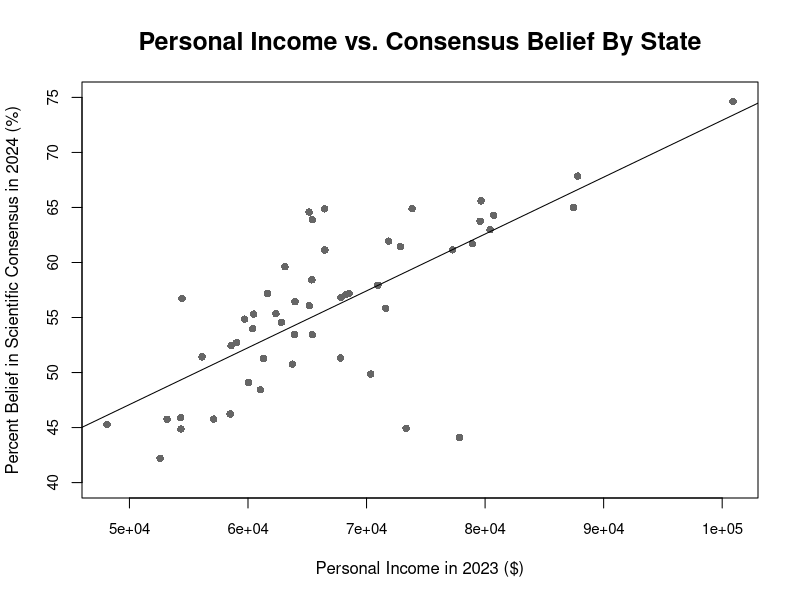
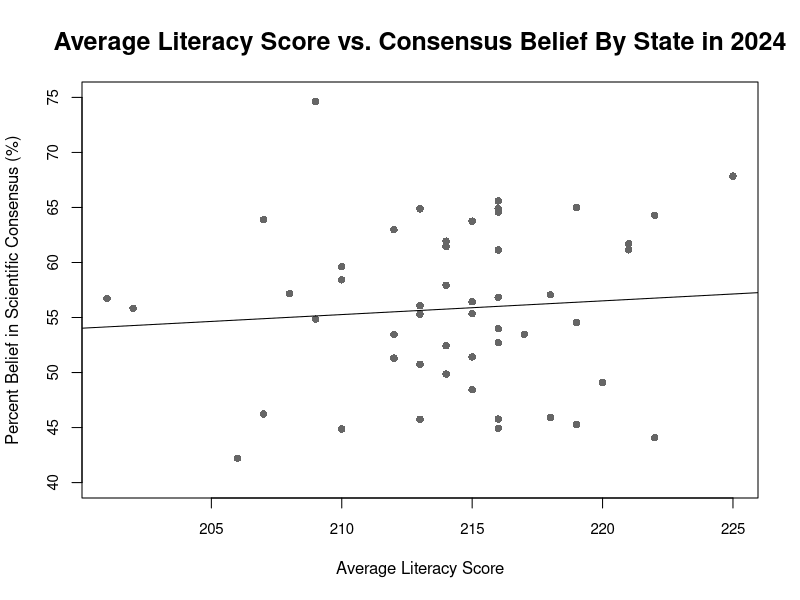
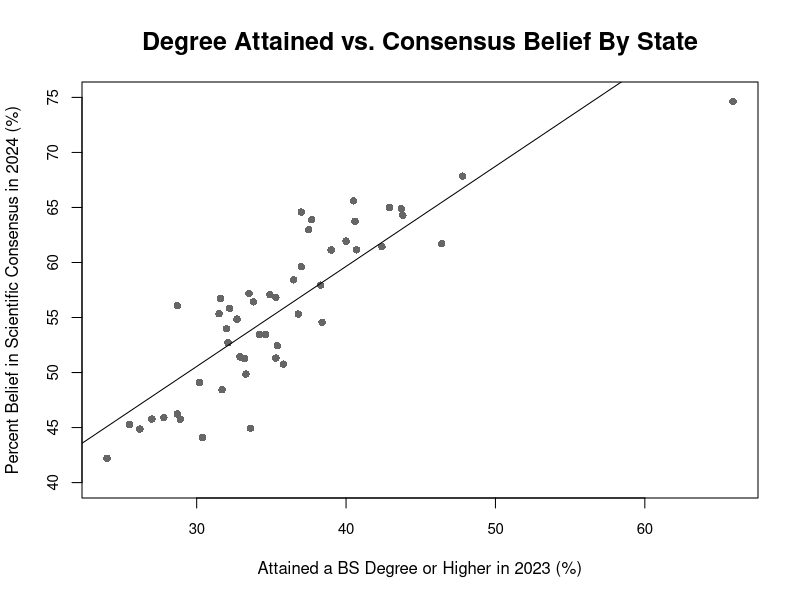
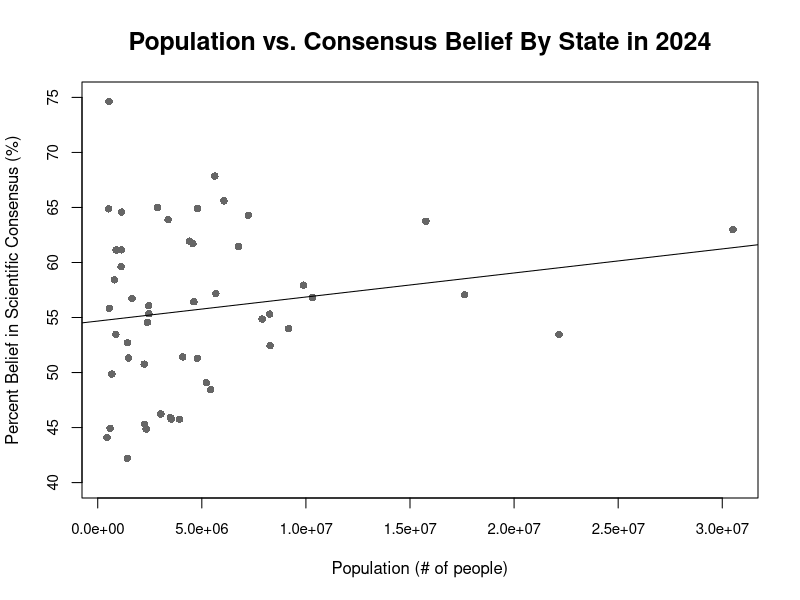
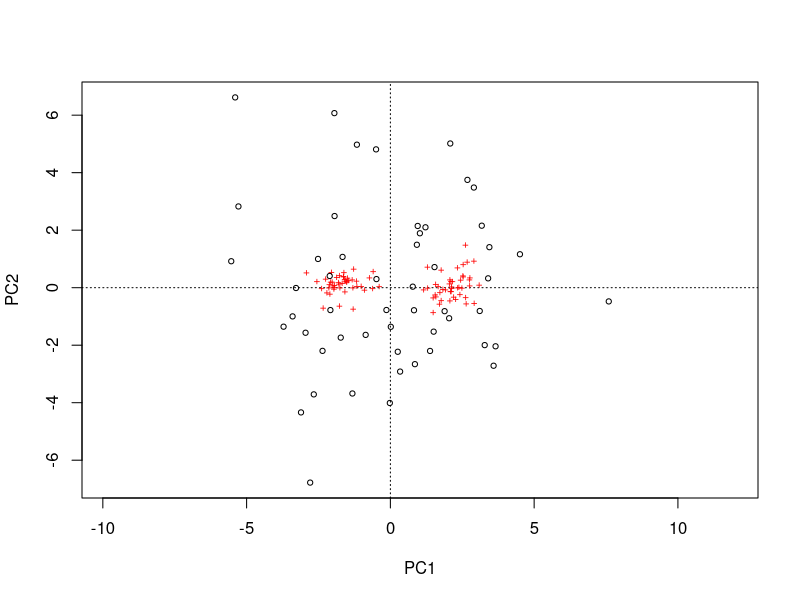
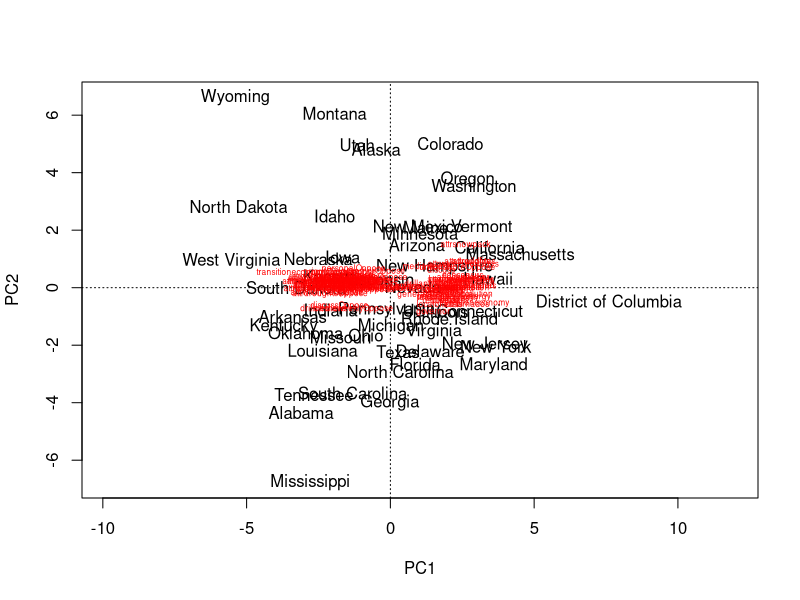
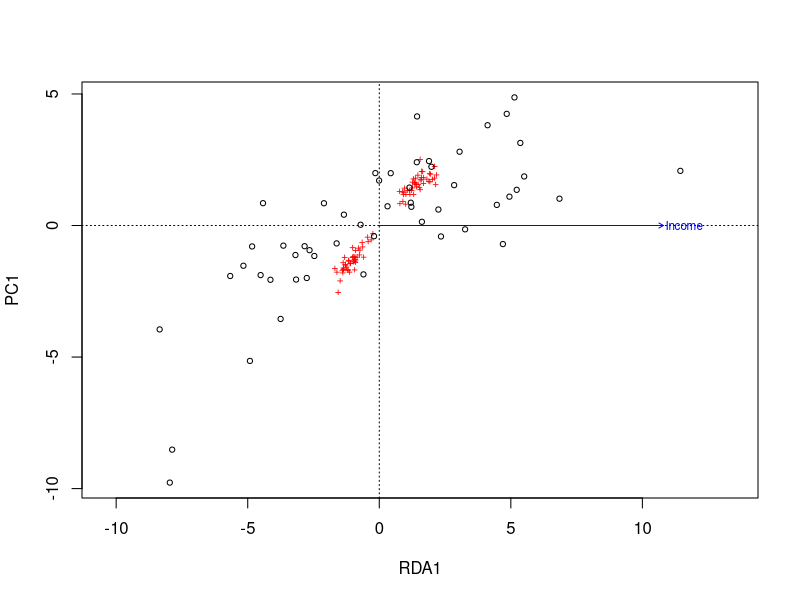
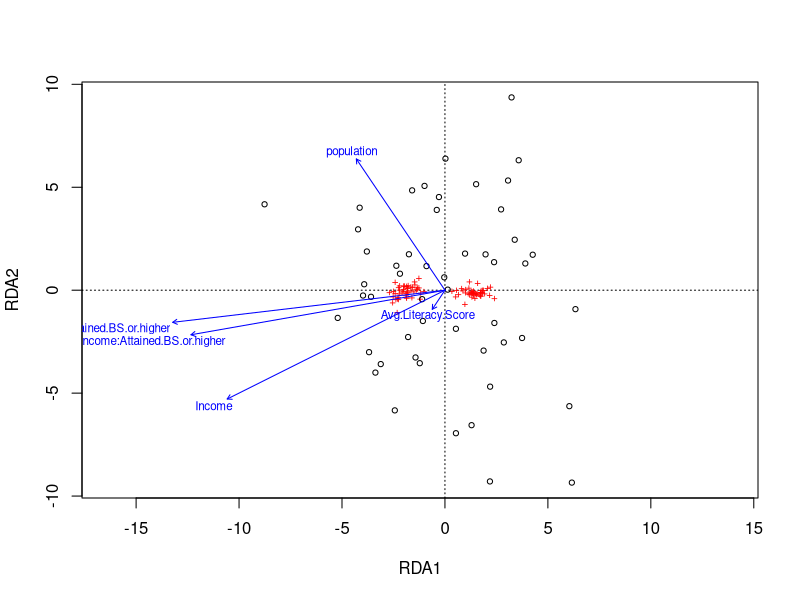

Generate these figures, in order, with R:
kniss_wd <- function (repo, folder=NULL) {
  if(missing(folder))
  {
    setwd(print(paste(if (Sys.info()[["sysname"]]=="Windows") {("C:/GitHub")} else {
      if (Sys.info()[["sysname"]]=="Darwin"){("/Users/sylviakniss/Documents/GitHub")} else ("for Linux run: setwd('/home/[INSERT YOUR USERNAME]/GitHub')")
    },"/",repo, sep = "")))}
  else 
    
  {
    setwd(print(paste(if (Sys.info()[["sysname"]]=="Windows") {("C:/GitHub")} else {
      if (Sys.info()[["sysname"]]=="Darwin"){("/Users/sylviakniss/Documents/GitHub")} else ("for Linux run: setwd('/home/[INSERT YOUR USERNAME]/GitHub')")
    },"/",repo, "/", folder, sep = "")))}
}


kniss_wd(repo = "knisssj")




#Initial Honors data run

read.csv("Honors/YCOM8_publicdata.csv")

df <- read.csv("Honors/YCOM8_publicdata.csv", header = TRUE)
df

colnames(df)

df.Qs <- df[,6:95]
df.demog <- df[,2:5]

rownames(df.Qs) <- df[,1]
rownames(df.demog) <- df[,1]

contrend <- lm(df.Qs$consensus ~ df.demog$Income)
contrend

plot(df.Qs$consensus ~ df.demog$Income, ylim = c(40,75), xlab = "Personal Income in 2023 ($)", ylab = "Percent Belief in Scientific Consensus in 2024 (%)", main = "Personal Income vs. Consensus Belief By State", cex.axis=0.9, 
     cex.main = 1.5, cex.lab = 1, pch=16, col = "gray40", cex = 1)
abline(contrend)
summary(contrend)

littrend <- lm(df.Qs$consensus ~ df.demog$Avg.Literacy.Score)
littrend

plot(df.Qs$consensus ~ df.demog$Avg.Literacy.Score, ylim = c(40,75), xlab = "Average Literacy Score", ylab = "Percent Belief in Scientific Consensus (%)", main = "Average Literacy Score vs. Consensus Belief By State in 2024", cex.axis=0.9, 
     cex.main = 1.5, cex.lab = 1, pch=16, col = "gray40", cex = 1)
abline(littrend)
summary(littrend)

BStrend <- lm(df.Qs$consensus ~ df.demog$Attained.BS.or.higher)
BStrend

plot(df.Qs$consensus ~ df.demog$Attained.BS.or.higher, ylim = c(40,75), xlab = "Attained a BS Degree or Higher in 2023 (%)", ylab = "Percent Belief in Scientific Consensus in 2024 (%)", main = "Degree Attained vs. Consensus Belief By State", cex.axis=0.9, 
     cex.main = 1.5, cex.lab = 1, pch=16, col = "gray40", cex = 1)
abline(BStrend)
summary(BStrend)

poptoplot <- subset(df, df$population<100000000)
poptoplot
poptrend <- lm(poptoplot$consensus ~ poptoplot$population)
poptrend

plot(poptoplot$consensus ~ poptoplot$population, ylim = c(40,75), xlab = "Population (# of people)", ylab = "Percent Belief in Scientific Consensus (%)", main = "Population vs. Consensus Belief By State in 2024", cex.axis=0.9, 
     cex.main = 1.5, cex.lab = 1, pch=16, col = "gray40", cex = 1)
abline(poptrend)
summary(poptrend)




library(vegan)
ord <- rda(df.Qs)
plot(ord)

plot(ord, type="n", display = "sites")
text(ord, display="sites", labels = as.character(rownames(df.Qs)))
text(ord, display="species", labels = as.character(colnames(df.Qs)), col = "red", cex = 0.5)
summary(ord)

df.demog <- as.data.frame(df.demog)
orddemo <- rda(df.Qs ~ Income, data = df.demog)
plot(orddemo)
summary(orddemo)
anova(orddemo)

colnames(df.demog)
orddemo2 <- rda(df.Qs[-1,] ~ Income*Attained.BS.or.higher+Avg.Literacy.Score+population, data = df.demog[-1,])
plot(orddemo2)
summary(orddemo2)
anova(orddemo2)

plot(orddemo2, add = TRUE, col = "blue")
plot(orddemo2, display = c("sp","bp"))




# Positive questions data plotting
read.csv("Honors/POS_question_dataset_copy.csv")

Pdf <- read.csv("Honors/POS_question_dataset_copy.csv", header = TRUE)
Pdf

colnames(Pdf)

Pdf.Qs <- Pdf[,6:50]
Pdf.demog <- Pdf[,2:5]

rownames(Pdf.Qs) <- Pdf[,1]
rownames(Pdf.demog) <- Pdf[,1]


library(vegan)
Pord <- rda(Pdf.Qs)
plot(Pord)

plot(Pord, type="n", display = "sites")
text(Pord, display="sites", labels = as.character(rownames(Pdf.Qs)))
text(Pord, display="species", labels = as.character(colnames(Pdf.Qs)), col = "red", cex = 0.5)
summary(Pord)

Pdf.demog <- as.data.frame(Pdf.demog)
Porddemo <- rda(Pdf.Qs ~ Income, data = Pdf.demog)
plot(Porddemo)
summary(Porddemo)
anova(Porddemo)

colnames(Pdf.demog)
Porddemo2 <- rda(Pdf.Qs[-1,] ~ Income*Attained.BS.or.higher+Avg.Literacy.Score+population, data = Pdf.demog[-1,])
plot(Porddemo2)
summary(Porddemo2)
anova(Porddemo2)

plot(Porddemo2, add = TRUE, col = "blue")
plot(Porddemo2, display = c("sp","bp"))




# Oppose questions data plotting
read.csv("Honors/R_data_OPP_copy.csv")

Odf <- read.csv("Honors/R_data_OPP_copy.csv", header = TRUE)
Odf

colnames(Odf)

Odf.Qs <- Odf[,6:50]
Odf.demog <- Odf[,2:5]

rownames(Odf.Qs) <- Pdf[,1]
rownames(Odf.demog) <- Pdf[,1]


library(vegan)
Oord <- rda(Odf.Qs)
plot(Oord)

plot(Oord, type="n", display = "sites")
text(Oord, display="sites", labels = as.character(rownames(Odf.Qs)))
text(Oord, display="species", labels = as.character(colnames(Odf.Qs)), col = "red", cex = 0.5)
summary(Oord)

Odf.demog <- as.data.frame(Odf.demog)
Oorddemo <- rda(Odf.Qs ~ Income, data = Odf.demog)
plot(Oorddemo)
summary(Oorddemo)
anova(Oorddemo)

colnames(Odf.demog)
Oorddemo2 <- rda(Odf.Qs[-1,] ~ Income*Attained.BS.or.higher+Avg.Literacy.Score+population, data = Odf.demog[-1,])
plot(Oorddemo2)
summary(Oorddemo2)
anova(Oorddemo2)

plot(Oorddemo2, add = TRUE, col = "blue")
plot(Oorddemo2, display = c("sp","bp"))
